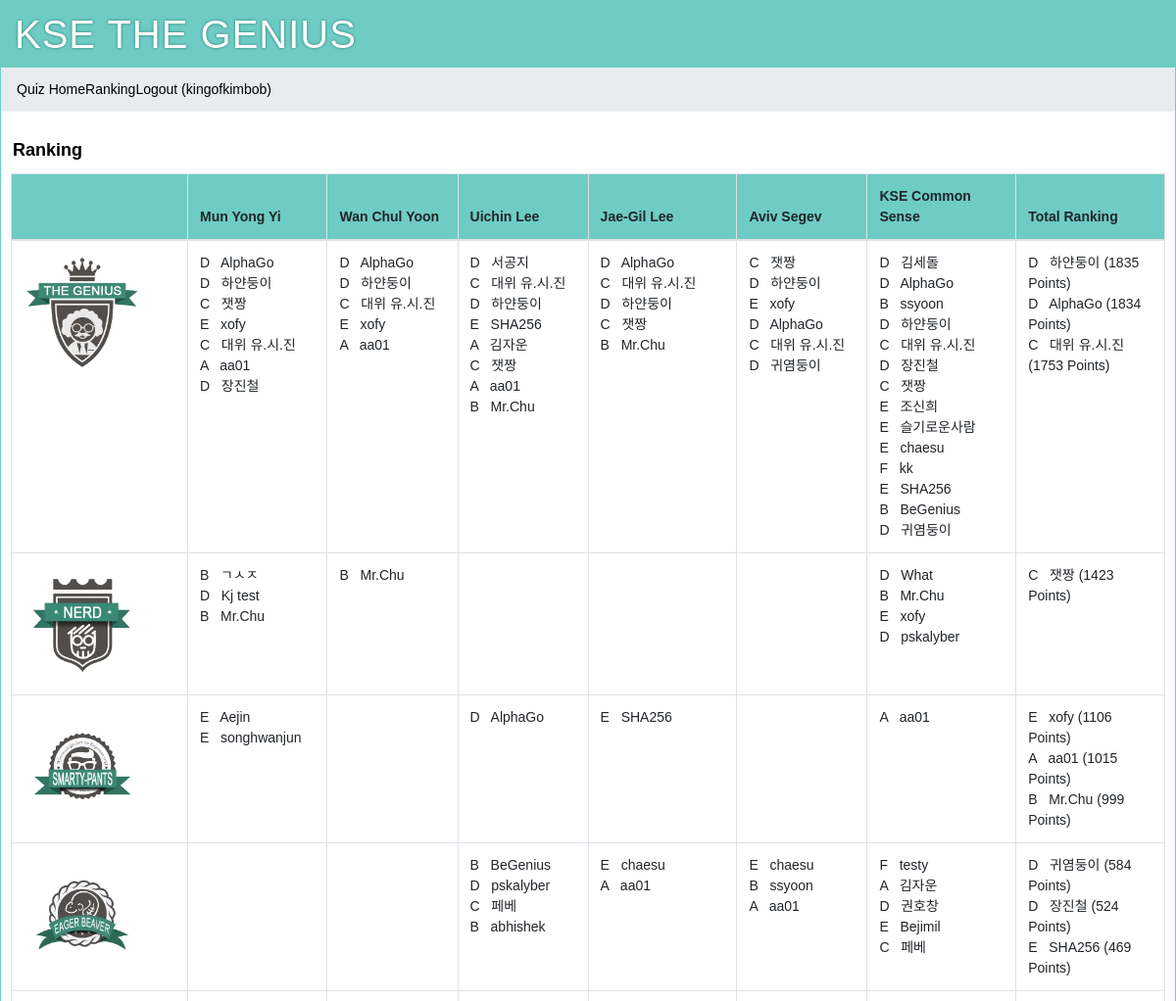
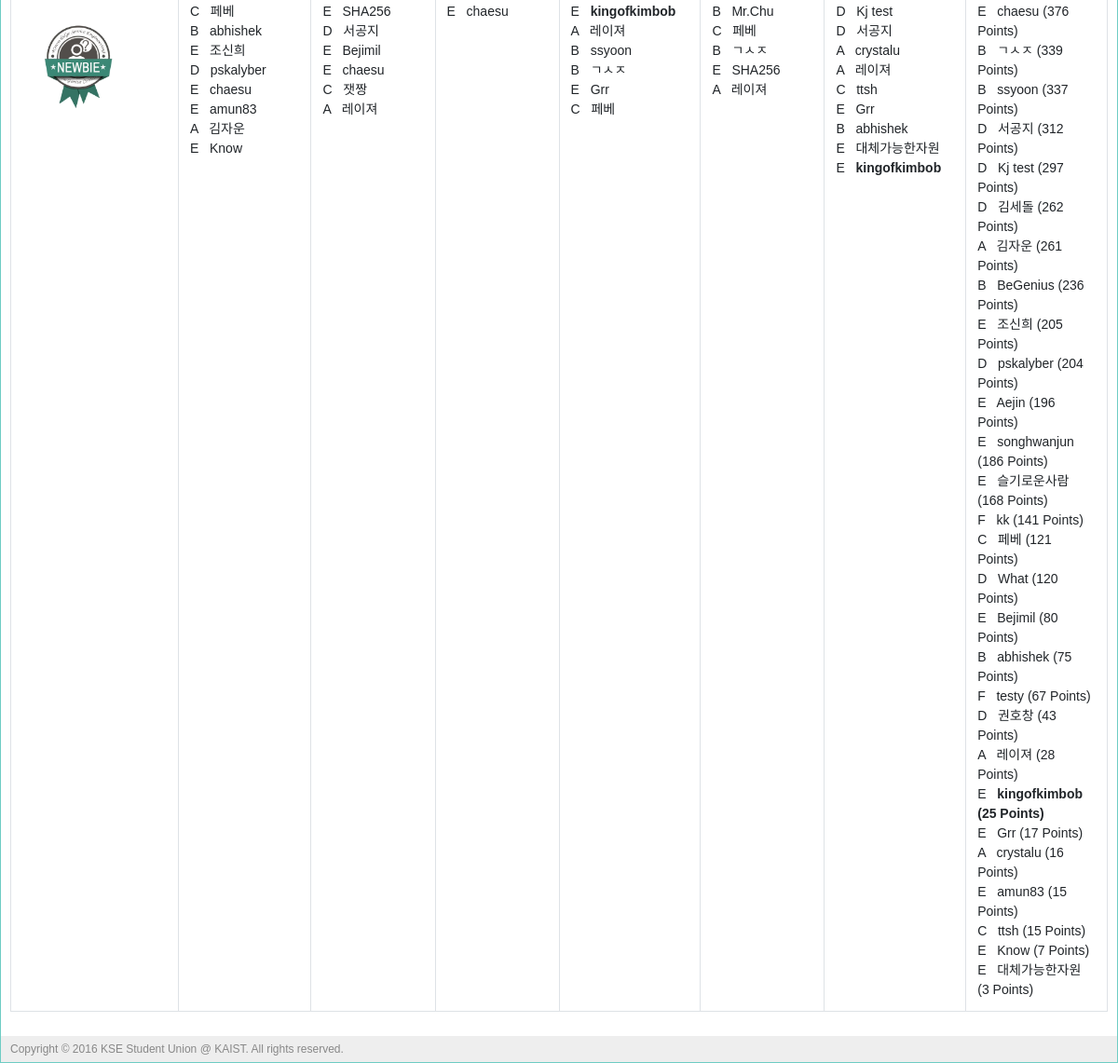
Page /ranking (signed in) on the committed database (2 pictures, top to bottom).
### tables this page shows
CREATE TABLE "user" (
	`user_id`	integer PRIMARY KEY AUTOINCREMENT,
	`username`	string NOT NULL,
	`name`	string NOT NULL,
	`pw_hash`	string NOT NULL,
	`class`	INTEGER,
	`munyi_point`	integer DEFAULT 0,
	`munyi_last_quiz`	integer DEFAULT 0,
	`wcyoon_point`	integer DEFAULT 0,
	`wcyoon_last_quiz`	integer DEFAULT 0,
	`uclee_point`	integer DEFAULT 0,
	`uclee_last_quiz`	integer DEFAULT 0,
	`jaegil_point`	integer DEFAULT 0,
	`jaegil_last_quiz`	integer DEFAULT 0,
	`aviv_point`	integer DEFAULT 0,
	`aviv_last_quiz`	integer DEFAULT 0,
	`kse_point`	INTEGER DEFAULT 0,
	`kse_last_quiz`	INTEGER DEFAULT 0,
	`total_point`	integer DEFAULT 0
);

### main.py (the view)
@app.route('/')
@app.route('/ranking')
def ranking(post_id=None):
    MUNYI_QUIZ_CNT[1] = query_db('''SELECT count(id) FROM quiz WHERE professor_id="munyi"''', one=True)['count(id)']
    WCYOON_QUIZ_CNT[1] = query_db('''SELECT count(id) FROM quiz WHERE professor_id="wcyoon"''', one=True)['count(id)']
    UCLEE_QUIZ_CNT[1] = query_db('''SELECT count(id) FROM quiz WHERE professor_id="uclee"''', one=True)['count(id)']
    JAEGIL_QUIZ_CNT[1] = query_db('''SELECT count(id) FROM quiz WHERE professor_id="jaegil"''', one=True)['count(id)']
    AVIV_QUIZ_CNT[1] = query_db('''SELECT count(id) FROM quiz WHERE professor_id="aviv"''', one=True)['count(id)']
    KSE_QUIZ_CNT[1] = query_db('''SELECT count(id) FROM quiz WHERE professor_id="kse"''', one=True)['count(id)']
    TOTAL_MAX_POINT[1] = query_db('''SELECT SUM(quiz_value) FROM quiz''', one=True)['SUM(quiz_value)']
    total_score = collections.OrderedDict()
    total_score['genius'] = getUserList(80, 100)
    total_score['nerd'] = getUserList(60, 80)
    total_score['smarty-pants'] = getUserList(40, 60)
    total_score['eager_beaver'] = getUserList(20, 40)
    total_score['newbie'] = getUserList(0, 20)
    return render_template('ranking.html', total_score = total_score)

### main.py (called while the page is built)
def connect_db():
    return sqlite3.connect(app.config['DATABASE'])

def query_db(query, args=(), one=False):
    cur = g.db.execute(query, args)
    rv = [dict((cur.description[idx][0], value)
               for idx, value in enumerate(row)) for row in cur.fetchall()]
    return (rv[0] if rv else None) if one else rv

@app.before_request
def before_request():
    g.db = connect_db()
    g.user = None
    if 'user_id' in session:
        g.user = query_db('select * from user where user_id = ?',
                          [session['user_id']], one=True)

@app.teardown_request
def teardown_request(exception):
    if hasattr(g, 'db'):
        g.db.close()

### templates/ranking.html (shortened to what this page needs)
{% extends "layout.html" %}
{% block title %}
    Ranking
{% endblock %}
{% block body %}
	<div class="page-title">
		<span>{{ self.title() }}</span>
	</div>
	<div class="table-responsive">
  	<table class="table table-bordered table-hover">
		<thead>
  			<tr style="background-color: #6ECCC4;">
  				<th></th>
  				<th>Mun Yong Yi</th>
  				<th>Wan Chul Yoon</th>
  				<th>Uichin Lee</th>
  				<th>Jae-Gil Lee</th>
  				<th>Aviv Segev</th>
  				<th>KSE Common Sense</th>
  				<th>Total Ranking</th>
  			</tr>
  		</thead>
  		<tbody>
			{% for badge, score in total_score.items() %}
			<tr>
				<td class="col-md-1">
					{% if badge=="newbie" %}
						<img src="{{ url_for('static', filename='img/badges/badge_1_newbie.png') }}" alt="Newbie" width="120px">
					{% elif badge=="eager_beaver" %}
						<img src="{{ url_for('static', filename='img/badges/badge_2_eager_beaver.png') }}" alt="Eager Beaver" width="120px">
					{% elif badge=="smarty-pants" %}
						<img src="{{ url_for('static', filename='img/badges/badge_3_smarty-pants.png') }}" alt="Smarty Pants" width="120px">
					{% elif badge=="nerd" %}
						<img src="{{ url_for('static', filename='img/badges/badge_4_nerd.png') }}" alt="Nerd" width="120px">
					{% elif badge=="genius" %}
						<img src="{{ url_for('static', filename='img/badges/badge_5_genius.png') }}" alt="Genius" width="120px">
					{% endif %}
				</td>
				{% for prof, rankers in score.items() %}
					<td class="post-table-title col-md-1">
						{% for ranker in rankers %}
							<span class="post-table-title">
								{% if g.user['username'] == ranker['username'] %}
									{% if ranker['class'] == 'A' %}
										<span class="label label-danger">
									{% elif ranker['class'] == 'B' %}
										<span class="label label-warning">
									{% elif ranker['class'] == 'C' %}
										<span class="label label-info">
									{% elif ranker['class'] == 'D' %}
										<span class="label label-primary">
									{% else %}
										<span class="label label-default">
									{% endif %}
										{{ ranker['class'] }}
									</span>&nbsp;
									<strong>
									<span class="label label-success">{{ ranker['username'] }}
									{% if prof == 'total_point' %}
										({{ ranker['total_point'] }} Points)
									{% endif %}
									</strong>
									</span>
								{% else %}
									{% if ranker['class'] == 'A' %}
										<span class="label label-danger">
									{% elif ranker['class'] == 'B' %}
										<span class="label label-warning">
									{% elif ranker['class'] == 'C' %}
										<span class="label label-info">
									{% elif ranker['class'] == 'D' %}
										<span class="label label-primary">
									{% else %}
										<span class="label label-default">
									{% endif %}
										{{ ranker['class'] }}
									</span>&nbsp;
									{{ ranker['username'] }}
									{% if prof == 'total_point' %}
										({{ ranker['total_point'] }} Points)
									{% endif %}
								{% endif %}
							</span>
						<br>
						{% endfor %}
					</td>
				{% endfor %}
			</tr>
			{% endfor %}
  		</tbody>
	</table>
	</div>
{% endblock %}

### templates/layout.html (shortened to what this page needs)
<!doctype html>
<html>
<head>
	<link rel="stylesheet" type="text/css" href="{{ url_for('static', filename='css/bootstrap.min.css') }}">
	<link rel="stylesheet" type="text/css" href="{{ url_for('static', filename='css/style.css') }}">
</head>
<div class="page">
	<h1>KSE THE GENIUS</h1>
	<ol class="breadcrumb">
		{% if g.user %}
		<li class="active"><a href="{{ url_for('course') }}">Quiz Home</a></li>
		<li class="active"><a href="{{ url_for('ranking') }}">Ranking</a></li>
		<li><a href="{{ url_for('logout') }}">Logout ({{ g.user.username }})</a></li>
		{% else %}
		<li class="active"><a href="{{ url_for('register') }}">Sign Up</a></li>
		<li><a href="{{ url_for('login') }}">Sign In</a></li>
		{% endif %}
	</ol>
	<div class="body">{% block body %}{% endblock %}</div>
	<div class="footer">Copyright © 2016 KSE Student Union @ KAIST. All rights reserved.</div>
</div>
</html>

### static/css/style.css (style rules this page uses)
a { color: black; }
a, a:focus, a:hover, a:active { outline: 0; text-decoration: none; }
div.page { background: white; border: 1px solid #6ECCC4; margin: auto; overflow-y: hidden; }
div.page h1 { background: #6ECCC4; margin: 0; padding: 10px 14px; color: white; letter-spacing: 1px; text-shadow: 0 0 3px #24776F; font-weight: normal; }
div.page div.body { padding: 10px; }
div.page div.footer { background: #eee; color: #888; padding: 5px 10px; font-size: 12px; }
div.page-title { font-size: 18px; color: black; font-weight: bold; margin: 0px 0px 10px 2px; }

### rows in the picture
user: user.username "kingofkimbob", class "E", username "kingofkimbob", total_point "25"
user: class "D", username "AlphaGo", total_point "1834"
user: class "D", username "하얀둥이", total_point "1835"
user: class "C", username "잿짱", total_point "1423"
user: class "E", username "xofy", total_point "1106"
user: class "C", username "대위 유.시.진", total_point "1753"
user: class "A", username "aa01", total_point "1015"
user: class "D", username "장진철", total_point "524"
user: class "D", username "서공지", total_point "312"
user: class "E", username "SHA256", total_point "469"
user: class "A", username "김자운", total_point "261"
user: class "B", username "Mr.Chu", total_point "999"
user: class "D", username "귀염둥이", total_point "584"
user: class "D", username "김세돌", total_point "262"
user: class "B", username "ssyoon", total_point "337"
user: class "E", username "조신희", total_point "205"
user: class "E", username "슬기로운사람", total_point "168"
user: class "E", username "chaesu", total_point "376"
user: class "F", username "kk", total_point "141"
user: class "B", username "BeGenius", total_point "236"
user: class "B", username "ㄱㅅㅈ", total_point "339"
user: class "D", username "Kj test", total_point "297"
user: class "D", username "What", total_point "120"
user: class "D", username "pskalyber", total_point "204"
user: class "E", username "Aejin", total_point "196"
user: class "E", username "songhwanjun", total_point "186"
user: class "C", username "페베", total_point "121"
user: class "B", username "abhishek", total_point "75"
user: class "F", username "testy", total_point "67"
user: class "D", username "권호창", total_point "43"
user: class "E", username "Bejimil", total_point "80"
user: class "E", username "amun83", total_point "15"
user: class "E", username "Know", total_point "7"
user: class "A", username "레이져", total_point "28"
user: class "E", username "Grr", total_point "17"
user: class "A", username "crystalu", total_point "16"
user: class "C", username "ttsh", total_point "15"
user: class "E", username "대체가능한자원", total_point "3"
